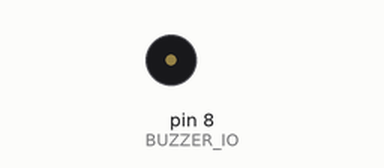
Recording of a sketch running on a simulated Arduino Uno, built with avr-gcc and run on an emulated ATmega328P. Shown: buzzer (waves = sounding).

Above: at 0.5 s.
At 27.0 s:
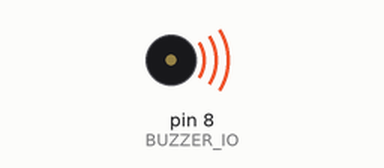
Timing chart, 0 to 32.6 s (numbered marks = the images above):
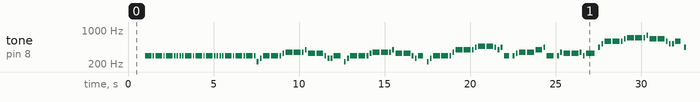

Measured:
- by itself, tone on pin 8 (BUZZER_IO): plays 294 Hz for 0.38 s, 294 Hz for 0.08 s, 294 Hz for 0.38 s, 294 Hz for 0.08 s, 294 Hz for 0.38 s, 294 Hz for 0.08 s … (400 notes in this stretch)

The sketch:

arduino_caribbean_buzzer.ino
```cpp
#include "include/tunes/CaribbeanTune.h"

CaribbeanTune* tuner;

// the setup function runs once when you press reset or power the board
void setup()
{
  tuner = new CaribbeanTune(BUZZER_IO);
  pinMode(BUZZER_IO, OUTPUT);
}

// the loop function runs over and over again forever
void loop()
{
  tuner->playPhase_1();
  tuner->playPhase_2();
  tuner->playPhase_3();
}
```

Constant.h
```cpp
#ifndef CONSTANT_H
#define CONSTANT_H

/**
 * This is the I/O port located in the Arduino board.
 * The purpose is to send voltage to the buzzer via jumping wires.
 *
 * port 8 ====> buzzer =====> GND
*/
const int BUZZER_IO = 8;

/**
 * This is simply a enum list that contains frequencies of the musical notes
 * source: https://pages.mtu.edu/~suits/notefreqs.html
 *
 * The frequency = Hertz
*/
enum Note
{
  C_3=131, // Do
  D_3=146, // Re
  E_3=163, // Mi
  F_3=174, // Fa
  G_3=196, // Sol
  A_3=220, // La
  Ab_3=233, // La+
  B_3=246, // Si

  C_4=261, // Do
  D_4=294, // Re
  E_4=329, // Mi
  F_4=349, // Fa
  G_4=392, // Sol
  A_4=440, // La
  Ab_4=466, // La+
  B_4=493, // Si

  C_5=523, // Do
  D_5=587, // Re
  Db_5=554, // Re
  E_5=659, // Mi
  F_5=698, // Fa
  G_5=783, // Sol
  A_5=880, // La
  Ab_5=932, // La+
  B_5=987, // Si
};

/**
 * This simply time duration.
 * The purpose to be used as either the duration of the note,
 * the silence between notes, or short silence gap between notes.
 *
 * In order for us to hear the sound as musical.
 * The number is miliseconds
*/
enum DurationPress
{
  TAP=50,
  SHORT=100,
  LONG=SHORT*4,
};

#endif // CONSTANT_H
```

InstrumentBuzzer.h
```cpp
#ifndef INSTRUMENTBUZZER_H
#define INSTRUMENTBUZZER_H

#include "Constant.h"
#include "Arduino.h"

/**
 * Instrument class which simulates the usages of musical instrument,
 * but with a simple buzzer.
 * It handles the configurations to make the buzzer be audible to human ear.
 * Can handle multiple configurations such as the PWD and Arduino usage.
*/
class InstrumentBuzzer{
    private:
        /**
         * This is the I/O port located in the Arduino board.
         * The purpose is to send voltage to the buzzer via jumping wires.
        */
        int buzzerIO;
        /**
         * The sound modifier for the musical note frequency.
         * Created in case to change the sound of buzzer to be more appealing to the human ear.
        */
        int soundModifier;

    public:
        /**
         * Constructor of the class.
         * Only initializes values that are related to the hardware of the project.
         *
         * @param buzzerIO being the Arduino port that can stream output or input in
         * @param soundModifier frequency modifier for the musical notes
        */
        InstrumentBuzzer(int buzzerIO, int soundModifier=1);
        /**
         * The copy constructor of the class, copies the values of the other object.
         * Creates an object with the same values but separate entity.
         *
         * @param other is the object that we copy the data from
        */
        InstrumentBuzzer(const InstrumentBuzzer& other);
        /**
         * Plays a tone uses the built in library of Arduino called "Tone.cpp"
         * which plays a frequency from the buzzer in set duration that you give it.
         * After the method finishes playing the tone it has a delay to prevent from method "tone"
         * from overlapping with other "tone" players.
         *
         * "tone" runs on a separate thread so the code will continue to run while tone is playing.
         * the delay method prevents the overlap and also gives extra silence gap if wanted.
         *
         * @param note being the musical note from the enum list in Constant.h
         * @param duration being how long the tone is played in the buzzer
         * @param delayGap being the silence after the played tone that wanted to add
        */
        void playNote(Note note, int duration, int delayGap=0);
        /**
         * setter method that changes the modifier of the frequency of the buzzer.
         * the default value is 1.
         *
         * @param modifier is the multiplier frequency of the playing buzzer
         * either to make the buzzer sound higher pitch or lower pitch
        */
        void setModifier(int modifier);
};

#endif // INSTRUMENTBUZZER_H
```

CaribbeanTune.h
```cpp
#ifndef CARIBBEANTUNE_H
#define CARIBBEANTUNE_H

#include "../InstrumentBuzzer.h"
class CaribbeanTune{
    private:
        InstrumentBuzzer* instrument;
        void playSuspense();
    public:
        CaribbeanTune(InstrumentBuzzer* instrument);
        CaribbeanTune(int buzzerIO, int soundModifier=1);
        ~CaribbeanTune();
        CaribbeanTune(const CaribbeanTune& other);
        CaribbeanTune& operator=(const CaribbeanTune& other);

        void playPhase_1();
        void playPhase_2();
        void playPhase_3();
};

#endif // CARIBBEANTUNE_H
```

CaribbeanTune.cpp
```cpp
#include "../include/tunes/CaribbeanTune.h"

CaribbeanTune::CaribbeanTune(InstrumentBuzzer* instrument):
    instrument(instrument){}

CaribbeanTune::CaribbeanTune(int buzzerIO, int soundModifier=1):
    instrument(new InstrumentBuzzer(buzzerIO, soundModifier)){}

CaribbeanTune::~CaribbeanTune(){ delete instrument; }

CaribbeanTune::CaribbeanTune(const CaribbeanTune &other):
    instrument(new InstrumentBuzzer(*other.instrument)){}

CaribbeanTune &CaribbeanTune::operator=(const CaribbeanTune &other)
{
    if (&other == this) { return *this; }
    this->instrument = new InstrumentBuzzer(*other.instrument);
    return *this;
}

void CaribbeanTune::playSuspense()
{
    for (int i = 0; i < 3; i++)
    {
        this->instrument->playNote(Note::D_4, DurationPress::LONG - 20);
        this->instrument->playNote(Note::D_4, DurationPress::SHORT - 20);
    }
}

void CaribbeanTune::playPhase_1()
{
    delay(1000);
    for (int i = 0; i < 2; i++)
    {
        this->playSuspense();
        for (int i = 0; i < 3; i++)
        {
            this->instrument->playNote(Note::D_4, DurationPress::SHORT - 20);
        }
    }
    this->playSuspense();
}

void CaribbeanTune::playPhase_2()
{
    for (int i = 0; i < 2; i++)
    {
        this->instrument->playNote(Note::A_3, DurationPress::SHORT);
        this->instrument->playNote(Note::C_4, DurationPress::SHORT);
        this->instrument->playNote(Note::D_4, DurationPress::LONG);
        this->instrument->playNote(Note::D_4, DurationPress::LONG);
        this->instrument->playNote(Note::D_4, DurationPress::SHORT);
        this->instrument->playNote(Note::E_4, DurationPress::SHORT);
        this->instrument->playNote(Note::F_4, DurationPress::LONG);
        this->instrument->playNote(Note::F_4, DurationPress::LONG);
        this->instrument->playNote(Note::F_4, DurationPress::SHORT);
        this->instrument->playNote(Note::G_4, DurationPress::SHORT);
        this->instrument->playNote(Note::E_4, DurationPress::LONG);
        this->instrument->playNote(Note::E_4, DurationPress::LONG);
        this->instrument->playNote(Note::D_4, DurationPress::SHORT);
        if (i == 0)
        {
            this->instrument->playNote(Note::C_4, DurationPress::SHORT);
            this->instrument->playNote(Note::C_4, DurationPress::SHORT);
            this->instrument->playNote(Note::D_4, DurationPress::LONG);
            delay(DurationPress::SHORT + 20);
        }
        else
        {
            this->instrument->playNote(Note::C_4, DurationPress::SHORT);
            this->instrument->playNote(Note::D_4, DurationPress::SHORT * 3);
        }
    }
}

void CaribbeanTune::playPhase_3()
{
    delay(DurationPress::SHORT + 40);
    this->instrument->playNote(Note::A_3, DurationPress::SHORT);
    this->instrument->playNote(Note::C_4, DurationPress::SHORT);
    this->instrument->playNote(Note::D_4, DurationPress::LONG);
    this->instrument->playNote(Note::D_4, DurationPress::LONG);
    this->instrument->playNote(Note::D_4, DurationPress::SHORT);
    this->instrument->playNote(Note::F_4, DurationPress::SHORT);
    this->instrument->playNote(Note::G_4, DurationPress::LONG);
    this->instrument->playNote(Note::G_4, DurationPress::LONG);
    this->instrument->playNote(Note::G_4, DurationPress::SHORT);
    this->instrument->playNote(Note::A_4, DurationPress::SHORT);
    this->instrument->playNote(Note::Ab_4, DurationPress::LONG);
    this->instrument->playNote(Note::Ab_4, DurationPress::LONG);
    this->instrument->playNote(Note::A_4, DurationPress::SHORT);
    this->instrument->playNote(Note::G_4, DurationPress::SHORT);
    this->instrument->playNote(Note::A_4, DurationPress::SHORT);
    this->instrument->playNote(Note::D_4, DurationPress::SHORT * 3);
    delay(DurationPress::SHORT + 40);

    this->instrument->playNote(Note::D_4, DurationPress::SHORT);
    this->instrument->playNote(Note::E_4, DurationPress::SHORT);
    this->instrument->playNote(Note::F_4, DurationPress::LONG);
    this->instrument->playNote(Note::F_4, DurationPress::LONG);
    this->instrument->playNote(Note::G_4, DurationPress::LONG);
    this->instrument->playNote(Note::A_4, DurationPress::SHORT);
    this->instrument->playNote(Note::D_4, DurationPress::LONG);

    delay(DurationPress::SHORT + 40);
    this->instrument->playNote(Note::D_4, DurationPress::SHORT);
    this->instrument->playNote(Note::F_4, DurationPress::SHORT);
    this->instrument->playNote(Note::E_4, DurationPress::LONG);
    this->instrument->playNote(Note::E_4, DurationPress::LONG);
    this->instrument->playNote(Note::F_4, DurationPress::SHORT);
    this->instrument->playNote(Note::D_4, DurationPress::SHORT);
    this->instrument->playNote(Note::E_4, DurationPress::LONG + DurationPress::SHORT);

    delay(DurationPress::SHORT + 40);
    this->instrument->playNote(Note::A_4, DurationPress::SHORT);
    this->instrument->playNote(Note::C_5, DurationPress::SHORT);
    this->instrument->playNote(Note::D_5, DurationPress::LONG);
    this->instrument->playNote(Note::D_5, DurationPress::LONG);
    this->instrument->playNote(Note::D_5, DurationPress::SHORT);
    this->instrument->playNote(Note::E_5, DurationPress::SHORT);
    this->instrument->playNote(Note::F_5, DurationPress::LONG);
    this->instrument->playNote(Note::F_5, DurationPress::LONG);
    this->instrument->playNote(Note::F_5, DurationPress::SHORT);
    this->instrument->playNote(Note::G_5, DurationPress::SHORT);
    this->instrument->playNote(Note::E_5, DurationPress::LONG);
    this->instrument->playNote(Note::E_5, DurationPress::LONG);
    this->instrument->playNote(Note::D_5, DurationPress::SHORT);
    this->instrument->playNote(Note::C_5, DurationPress::SHORT);
    this->instrument->playNote(Note::C_5, DurationPress::SHORT);
    this->instrument->playNote(Note::D_5, DurationPress::SHORT * 3);

    delay(DurationPress::SHORT + 40);
    this->instrument->playNote(Note::A_4, DurationPress::SHORT);
    this->instrument->playNote(Note::C_5, DurationPress::SHORT);
    this->instrument->playNote(Note::D_5, DurationPress::LONG);
    this->instrument->playNote(Note::D_5, DurationPress::LONG);
    this->instrument->playNote(Note::D_5, DurationPress::SHORT);
    this->instrument->playNote(Note::E_5, DurationPress::SHORT);
    this->instrument->playNote(Note::F_5, DurationPress::LONG);
    this->instrument->playNote(Note::F_5, DurationPress::LONG);
    this->instrument->playNote(Note::F_5, DurationPress::SHORT);
    this->instrument->playNote(Note::G_5, DurationPress::SHORT);
    this->instrument->playNote(Note::E_5, DurationPress::LONG);
    this->instrument->playNote(Note::E_5, DurationPress::LONG);
    this->instrument->playNote(Note::D_5, DurationPress::SHORT);
    this->instrument->playNote(Note::C_5, DurationPress::SHORT);
    this->instrument->playNote(Note::D_5, DurationPress::LONG + DurationPress::SHORT);

    delay(DurationPress::SHORT + 40);
    this->instrument->playNote(Note::A_4, DurationPress::SHORT);
    this->instrument->playNote(Note::C_5, DurationPress::SHORT);
    this->instrument->playNote(Note::D_5, DurationPress::LONG);
    this->instrument->playNote(Note::D_5, DurationPress::LONG);
    this->instrument->playNote(Note::D_5, DurationPress::SHORT);
    this->instrument->playNote(Note::F_5, DurationPress::SHORT);
    this->instrument->playNote(Note::G_5, DurationPress::LONG);
    this->instrument->playNote(Note::G_5, DurationPress::LONG);
    this->instrument->playNote(Note::G_5, DurationPress::SHORT);
    this->instrument->playNote(Note::A_5, DurationPress::SHORT);
    this->instrument->playNote(Note::Ab_5, DurationPress::LONG);
    this->instrument->playNote(Note::Ab_5, DurationPress::LONG);
    this->instrument->playNote(Note::A_5, DurationPress::SHORT);
    this->instrument->playNote(Note::G_5, DurationPress::SHORT);
    this->instrument->playNote(Note::A_5, DurationPress::SHORT);
    this->instrument->playNote(Note::D_5, DurationPress::SHORT * 2);

    delay(DurationPress::SHORT + 40);
    this->instrument->playNote(Note::D_5, DurationPress::SHORT);
    this->instrument->playNote(Note::E_5, DurationPress::SHORT);
    this->instrument->playNote(Note::F_5, DurationPress::LONG);
    this->instrument->playNote(Note::F_5, DurationPress::LONG);
    this->instrument->playNote(Note::G_5, DurationPress::LONG);
    this->instrument->playNote(Note::A_5, DurationPress::SHORT);
    this->instrument->playNote(Note::D_5, DurationPress::SHORT * 2);

    delay(DurationPress::SHORT + 40);
    this->instrument->playNote(Note::D_5, DurationPress::SHORT);
    this->instrument->playNote(Note::F_5, DurationPress::SHORT);
    this->instrument->playNote(Note::E_5, DurationPress::LONG);
    this->instrument->playNote(Note::E_5, DurationPress::LONG);
    this->instrument->playNote(Note::D_5, DurationPress::SHORT);
    this->instrument->playNote(Note::Db_5, DurationPress::SHORT);
    this->instrument->playNote(Note::D_5, DurationPress::LONG);
    this->instrument->playNote(Note::D_5, DurationPress::LONG);
    this->instrument->playNote(Note::E_5, DurationPress::LONG);
    this->instrument->playNote(Note::F_5, DurationPress::LONG);
    this->instrument->playNote(Note::F_5, DurationPress::SHORT);
    this->instrument->playNote(Note::F_5, DurationPress::SHORT);
    this->instrument->playNote(Note::G_5, DurationPress::LONG);
    this->instrument->playNote(Note::A_5, DurationPress::LONG*2 + DurationPress::SHORT);
    this->instrument->playNote(Note::F_5, DurationPress::SHORT);
    this->instrument->playNote(Note::D_5, DurationPress::SHORT);
    this->instrument->playNote(Note::A_4, DurationPress::SHORT);
}
```

InstrumentBuzzer.cpp
```cpp
#include "../include/InstrumentBuzzer.h"

InstrumentBuzzer::InstrumentBuzzer(int buzzerIO, int soundModifier=1):
    buzzerIO(buzzerIO), soundModifier(soundModifier){}
InstrumentBuzzer::InstrumentBuzzer(const InstrumentBuzzer& other):
    buzzerIO(other.buzzerIO), soundModifier(other.soundModifier){}

void InstrumentBuzzer::playNote(Note note, int duration, int delayGap=0)
{
    tone(this->buzzerIO, note * this->soundModifier, duration);
    delay(duration + 80 + delayGap);
}

void InstrumentBuzzer::setModifier(int modifier)
{
    this->soundModifier = modifier;
}
```
